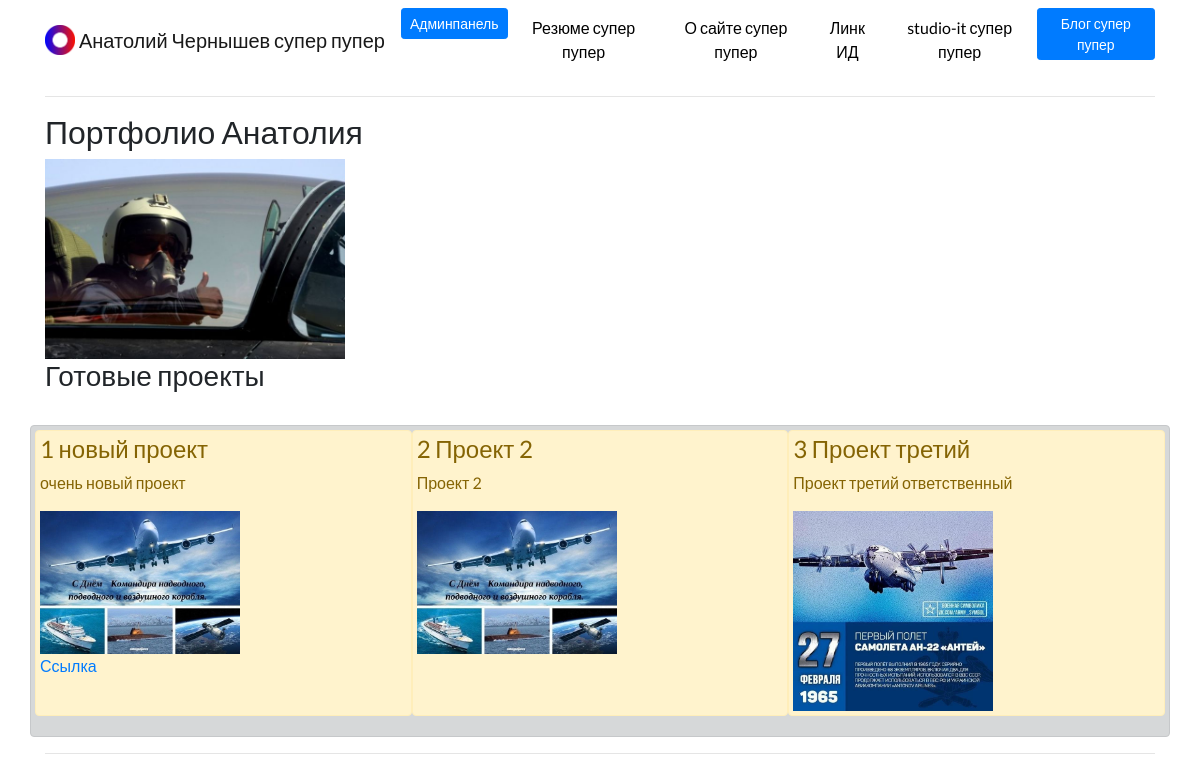
The page / on the database its author committed.
### portfolio/models.py (models this page shows, shortened)
class Project(models.Model):
    title = models.CharField(max_length=100)
    description = models.CharField(max_length=250)
    image = models.ImageField(upload_to='portfolio/images/')
    url = models.URLField(blank=True)

### portfolio/views.py (the view)
# urls.py: 2. Add a URL to urlpatterns:  path('', views.home, name='home')
def home(request):
    projects = Project.objects.all()
    return render(request, 'portfolio/home.html', {'projects':projects})

### portfolio/templates/portfolio/home.html
{% extends 'portfolio/base.html' %}
{% block content %}
	<h2>Портфолио Анатолия</h2>
	{% load static %}
	<img src="{% static 'portfolio/SquareBlonde.jpg' %}" width="300">
	<br />
	<h3>Готовые проекты</h3>
	<br />
	<div class="row p-1 alert alert-dark">
		{% for project in projects %}
		<div class="col-md-4 alert alert-warning p-1">
			<h4>{{ project.title }}</h4>
			<p>{{ project.description }}</p>
			<img src="{{ project.image.url }}" width="200">
			<br />
			{% if project.url %}
			  <a href="{{ project.url}}">Ссылка</a>
			{% endif %}
		</div>
		{% endfor %}
	</div>
{% endblock %}

### portfolio/templates/portfolio/base.html (shortened to what this page needs)
{% load static %}
<!doctype html>
<html lang="en">
<head>
  <link rel="stylesheet" href="https://stackpath.bootstrapcdn.com/bootstrap/4.4.1/css/bootstrap.min.css">
  <link rel="stylesheet" href="{% static 'portfolio/custom.css' %}">
</head>
<body>
  <nav id="topNav" class="navbar navbar-expand-md navbar-light">
    <div class="container">
      <a class="navbar-brand" href="{% url 'home' %}">
        <img src="{% static 'portfolio/Logo.png' %}" width="30" height="30" class="d-inline-block align-top" alt="Nick's Logo">
        <span>Анатолий Чернышев супер пупер</span>
      </a>
      <div class="collapse navbar-collapse text-center" id="navbarNav">
        <ul class="navbar-nav ml-auto">
          <li class="nav-item">
            <a role="button" class="btn btn-primary btn-sm" href="http://localhost:8000/admin/">Админпанель</a>
          </li>
          <li class="nav-item">
            <a class="nav-link" href="{% static 'portfolio/resume.pdf' %}">Резюме супер пупер</a>
          </li>
          <li class="nav-item">
            <a class="nav-link" href="{% url 'about' %}" target="_blank">О сайте супер пупер</a>
          </li>
          <li class="nav-item">
            <a class="nav-link" href="https://www.linkedin.com/in/nick-walter/" target="_blank">Линк ИД</a>
          </li>
          <li class="nav-item">
            <a class="nav-link" href="https://studio-it.ru/" target="_blank">studio-it супер пупер</a>
          </li>
          <li>
            <a role="button" href="{% url 'blog:all_blogs' %}" class="btn btn-primary btn-sm">Блог супер пупер</a>
          </li>
        </ul>
      </div>
    </div>
  </nav>
  <div class="container">
  <hr>
    {% block content %}
	{% endblock %}
  <hr>
  </div>
</body>
</html>

### portfolio/static/portfolio/custom.css (style rules this page uses)
.navbar-nav .nav-link { color: rgba(0,0,0,1) !important; }
body { font-family: 'Lato', sans-serif; }
hr { size: 10px; color: red; }

### rows shown on the page
Project: title "1 новый проект", description "очень новый проект", image (picture)
Project: title "2 Проект 2", description "Проект 2", image (picture)
Project: title "3 Проект третий", description "Проект третий ответственный", image (picture)
